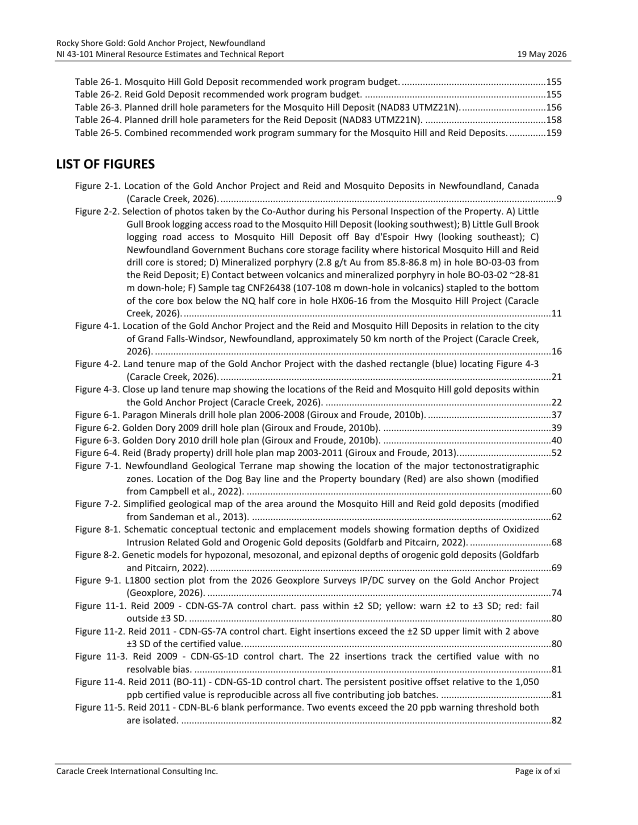
#> input picture spatial_data/Caracle_RockyShore_MosquitoReid_TR_MRE_May19_2026_F1_sections/page_0010.png, 1275 x 1650 px (shown at 1/2 size)
$ python -i visual_filtering.py   (imports and definitions only)
#> lines starting #> are read from the running program, lines starting #| are printed output that depends on the picture
"""Parser-neutral rejection and deduplication of decorative visual crops."""

from __future__ import annotations

import hashlib
from pathlib import Path
from typing import Iterable

from ingestion.models import ElementRecord


_PAGE_MARGIN_RATIO = 0.10
_VISUAL_CATEGORIES = frozenset({"Image", "Figure"})


# [24 lines that did not run here, left out]


# [9 lines that did not run here, left out]


def _crop_sha256(path: Path) -> str | None:
    digest = hashlib.sha256()
    try:
        with path.open("rb") as handle:
            for block in iter(lambda: handle.read(1024 * 1024), b""):
                digest.update(block)
    except OSError:
        return None
    return digest.hexdigest()


def _visual_fingerprint(
    path: Path,
) -> tuple[int, int, int, bytes] | None:
    try:
        from PIL import Image

        with Image.open(path) as image:
#> image is the input picture: PIL image 1275x1650 RGB; min 0, max 255, mean 238.9
            rgb = image.convert("RGB")
            grayscale = rgb.convert("L")
            width, height = grayscale.size
#> width = 1275; height = 1650
            hash_image = grayscale.resize((17, 16))
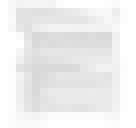
#> hash_image: PIL image 17x16 L (shown 8 times larger); min 215, max 255, mean 238.7
            flattened = getattr(hash_image, "get_flattened_data", None)
            pixels = list(
                flattened() if callable(flattened) else hash_image.getdata()
            )
#> pixels = 272 values, max 255 at index 0, min 215 at index 72, mean 238.7
            difference_hash = 0
            for row in range(16):
                offset = row * 17
                for column in range(16):
                    difference_hash <<= 1
                    difference_hash |= int(
                        pixels[offset + column]
                        > pixels[offset + column + 1]
                    )
#> after the loop, difference_hash = 88675956182085368413120447401852084432715576973993460311417709022243703276044
            normalized = rgb.resize((32, 32)).tobytes()
    except (OSError, ValueError):
        return None
    return width, height, difference_hash, normalized


# [84 lines left out: functions _visually_identical, _mark_duplicate, filter_visual_artifacts, not called in this run]

>>> result = _visual_fingerprint('../spatial_data/Caracle_RockyShore_MosquitoReid_TR_MRE_May19_2026_F1_sections/page_0010.png')

$ run again, on spatial_data/Caracle_RockyShore_MosquitoReid_TR_MRE_May19_2026_F1_sections/page_0012.png
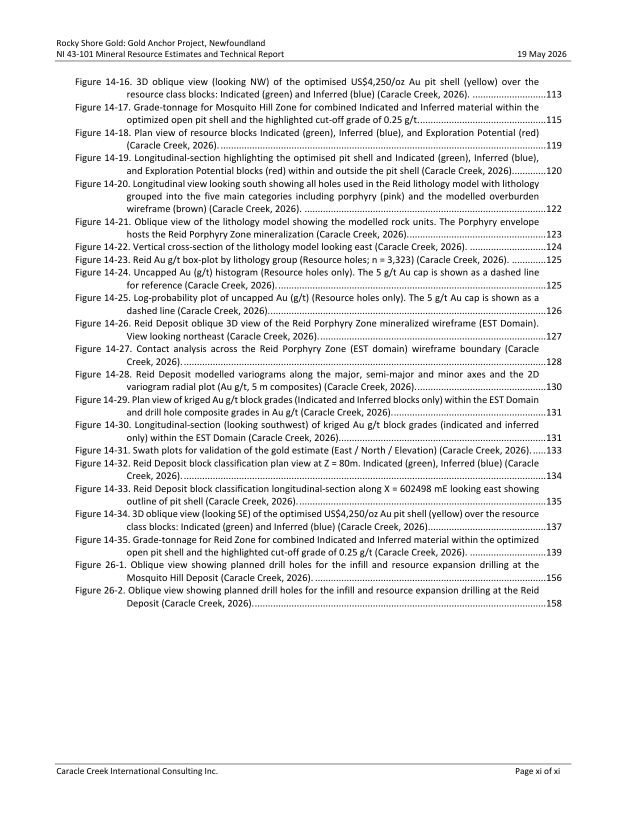
#> input picture spatial_data/Caracle_RockyShore_MosquitoReid_TR_MRE_May19_2026_F1_sections/page_0012.png, 1275 x 1650 px (shown at 1/2 size)
#> in _visual_fingerprint, image is the input picture: PIL image 1275x1650 RGB; min 0, max 255, mean 240.2
#> in _visual_fingerprint, `hash_image = grayscale.resize((17, 16))`:
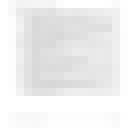
#> hash_image: PIL image 17x16 L (shown 8 times larger); min 215, max 255, mean 240
#> pixels = 272 values, max 255 at index 0, min 215 at index 176, mean 240
#> after the loop in _visual_fingerprint, `for row in range(16):`: difference_hash = 88676207989617966457114240118314591897786957302924468300222194883743768694796

$ run again, on spatial_data/Caracle_RockyShore_MosquitoReid_TR_MRE_May19_2026_F1_sections/page_0086.png
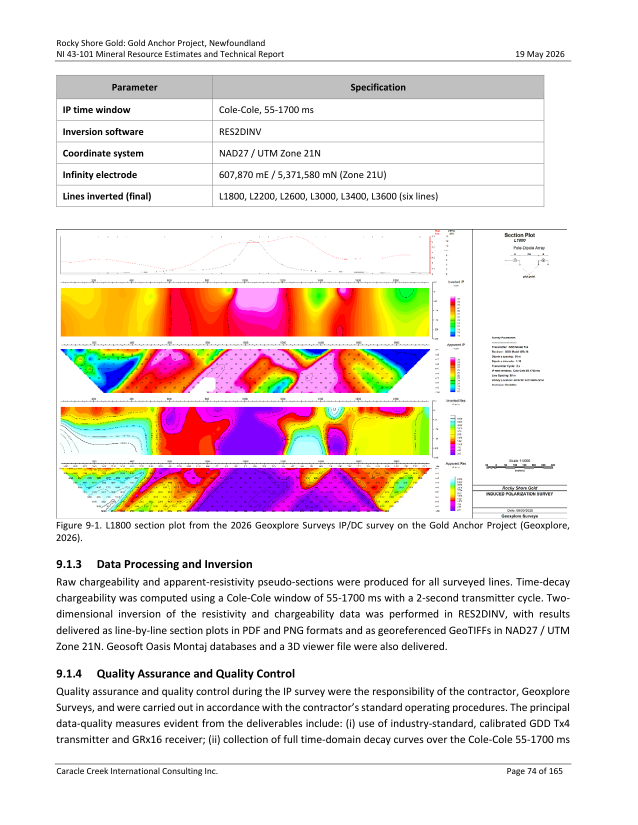
#> input picture spatial_data/Caracle_RockyShore_MosquitoReid_TR_MRE_May19_2026_F1_sections/page_0086.png, 1275 x 1650 px (shown at 1/2 size)
#> in _visual_fingerprint, image is the input picture: PIL image 1275x1650 RGB; mean R, G, B 238.3, 228.3, 225.4
#> in _visual_fingerprint, `grayscale = rgb.convert("L")`:
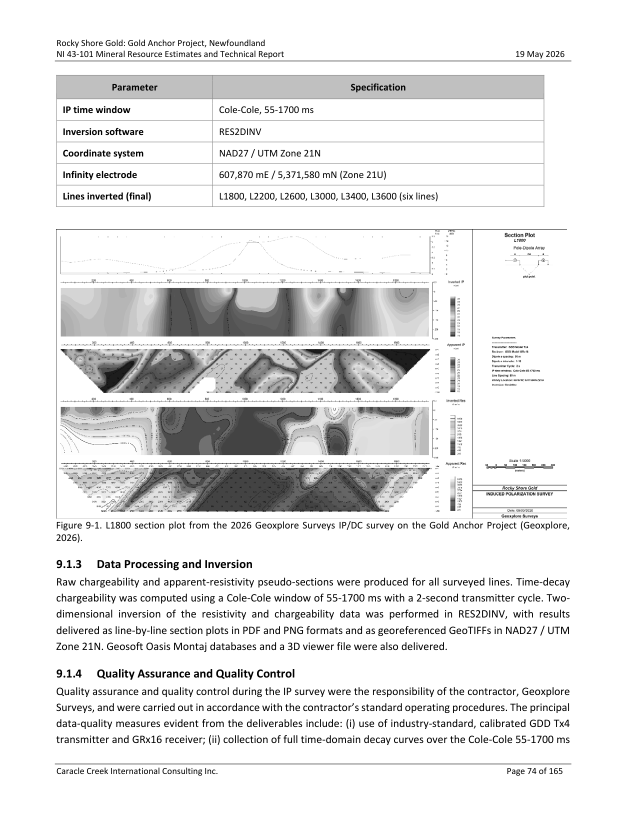
#> grayscale: PIL image 1275x1650 L (shown at 1/2 size); min 0, max 255, mean 231
#> in _visual_fingerprint, `hash_image = grayscale.resize((17, 16))`:
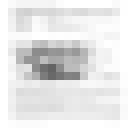
#> hash_image: PIL image 17x16 L (shown 8 times larger); min 100, max 255, mean 230.8
#> pixels = 272 values, max 255 at index 0, min 100 at index 142, mean 230.8
#> after the loop in _visual_fingerprint, `for row in range(16):`: difference_hash = 88661964722226344699516942820936232784658129033059156329158009135861472215052
